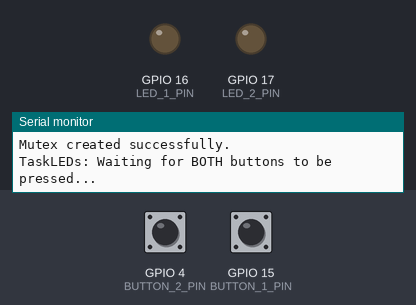
Simulated run of this sketch. Board: ESP32. Shown: output pins drawn as LEDs (lit = HIGH), the last lines printed to the serial monitor. The inputs (shaded band) are chosen by the test bench; at power-on: GPIO 4 (BUTTON_2_PIN) HIGH, GPIO 15 (BUTTON_1_PIN) HIGH.

Above: at 1.2 s.
1.3 s: GPIO 4 (BUTTON_2_PIN) pulled LOW for 0.15 s
2.9 s: GPIO 15 (BUTTON_1_PIN) pulled LOW for 0.15 s
At 3.6 s:
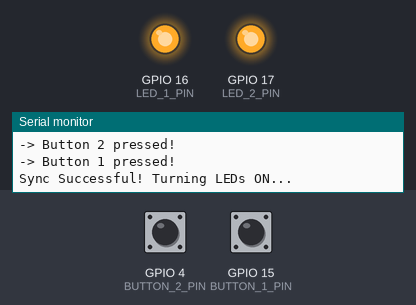
Timing chart, 0 to 6.4 s (numbered marks = the images above; inputs shaded):
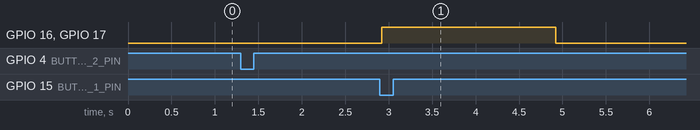

Measured:
- after the input at 2.9 s, GPIO 16 (LED_1_PIN), GPIO 17 (LED_2_PIN): LOW → HIGH at once, → LOW 2.0 s later

The sketch:

mutex.ino
```cpp
// 1. Definicion de pines
#define BUTTON_1_PIN 15
#define BUTTON_2_PIN 4
#define LED_1_PIN    16
#define LED_2_PIN    17

// 2. Variables globales compartidas (reemplazan los bits del Event Group)
bool button1Pressed = false;
bool button2Pressed = false;

// Mutex que protege el acceso a las variables globales
SemaphoreHandle_t xMutex;

// Prototipos
void taskReadButtons(void *pvParameters);
void taskControlLEDs(void *pvParameters);

void setup() {
  Serial.begin(115200);

  pinMode(BUTTON_1_PIN, INPUT_PULLUP);
  pinMode(BUTTON_2_PIN, INPUT_PULLUP);
  pinMode(LED_1_PIN, OUTPUT);
  pinMode(LED_2_PIN, OUTPUT);
  digitalWrite(LED_1_PIN, LOW);
  digitalWrite(LED_2_PIN, LOW);

  // 3. Crear el mutex
  xMutex = xSemaphoreCreateMutex();

  if (xMutex != NULL) {
    Serial.println("Mutex created successfully.");

    xTaskCreatePinnedToCore(taskReadButtons, "Read Buttons", 2048, NULL, 1, NULL, 1);
    xTaskCreatePinnedToCore(taskControlLEDs, "Control LEDs", 2048, NULL, 2, NULL, 1);
  } else {
    Serial.println("Failed to create Mutex.");
  }
}

void loop() {
  vTaskDelay(pdMS_TO_TICKS(1000));
}

/* ---------------- TAREAS ---------------- */

void taskReadButtons(void *pvParameters) {
  (void) pvParameters;

  bool lastState1 = HIGH;
  bool lastState2 = HIGH;

  for (;;) {
    bool currentState1 = digitalRead(BUTTON_1_PIN);
    bool currentState2 = digitalRead(BUTTON_2_PIN);

    // Flanco de bajada del boton 1
    if (currentState1 == LOW && lastState1 == HIGH) {
      Serial.println("-> Button 1 pressed!");

      if (xSemaphoreTake(xMutex, portMAX_DELAY) == pdTRUE) {
        button1Pressed = true;          // Seccion critica
        xSemaphoreGive(xMutex);
      }
      vTaskDelay(pdMS_TO_TICKS(150));   // Antirrebote (fuera del mutex)
    }

    // Flanco de bajada del boton 2
    if (currentState2 == LOW && lastState2 == HIGH) {
      Serial.println("-> Button 2 pressed!");

      if (xSemaphoreTake(xMutex, portMAX_DELAY) == pdTRUE) {
        button2Pressed = true;          // Seccion critica
        xSemaphoreGive(xMutex);
      }
      vTaskDelay(pdMS_TO_TICKS(150));
    }

    lastState1 = currentState1;
    lastState2 = currentState2;

    vTaskDelay(pdMS_TO_TICKS(20));
  }
}

void taskControlLEDs(void *pvParameters) {
  (void) pvParameters;

  Serial.println("TaskLEDs: Waiting for BOTH buttons to be pressed...");

  for (;;) {
    bool bothPressed = false;

    // Seccion critica: leer y limpiar las banderas
    if (xSemaphoreTake(xMutex, portMAX_DELAY) == pdTRUE) {
      if (button1Pressed && button2Pressed) {
        bothPressed = true;
        button1Pressed = false;   // Equivale al auto-clear (pdTRUE)
        button2Pressed = false;
      }
      xSemaphoreGive(xMutex);
    }

    if (bothPressed) {
      Serial.println("Sync Successful! Turning LEDs ON...");
      digitalWrite(LED_1_PIN, HIGH);
      digitalWrite(LED_2_PIN, HIGH);
      vTaskDelay(pdMS_TO_TICKS(2000));
      digitalWrite(LED_1_PIN, LOW);
      digitalWrite(LED_2_PIN, LOW);

      Serial.println("TaskLEDs: Waiting for BOTH buttons to be pressed...");
    }

    // Polling: ceder la CPU 20 ms antes de volver a revisar
    vTaskDelay(pdMS_TO_TICKS(20));
  }
}
```
